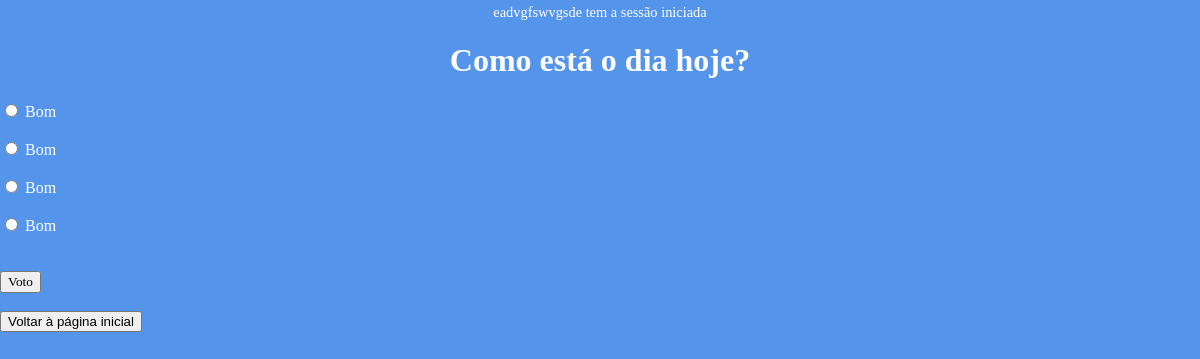
/votacao/2 (signed in), run on the app's committed database.
### votacao/models.py (models this page shows, shortened)
class Questao(models.Model):
 questao_texto = models.CharField(max_length=200)
 pub_data = models.DateTimeField('data de publicacao')

class Opcao(models.Model):
 questao = models.ForeignKey(Questao, on_delete=models.CASCADE)
 opcao_texto = models.CharField(max_length=200)
 votos = models.IntegerField(default=0)

### votacao/views.py (the view)
# urls.py: path("<int:questao_id>", views.detalhe, name="detalhe"),
def detalhe(request, questao_id):
    questao = get_object_or_404(Questao, pk=questao_id)
    return render(request, 'votacao/detalhe.html', {'questao': questao})

### votacao/templates/votacao/detalhe.html (shortened to what this page needs)
{% extends "./index.html" %}
{% block body %}
    <h1>{{ questao.questao_texto }}</h1>
    <form id="form1" action="{% url 'votacao:voto' questao.id %}" method="post">
        {% for opcao in questao.opcao_set.all %}
            <input type="radio" name="opcao" id="opcao{{ forloop.counter }}" value="{{ opcao.id }}" />
            <label for="opcao{{ forloop.counter }}">{{ opcao.opcao_texto }}</label>
        <br>
        <br>
        {% endfor %}
        <br>
        {% if request.user.is_authenticated %}
            <input type="submit" value="Voto" />
        {% endif %}
    </form>
    <br>
        <button type="submit" form="form1" formaction="{% url 'votacao:index' %}">Voltar à página inicial</button>
{% endblock %}

### votacao/templates/votacao/index.html (shortened to what this page needs)
<!DOCTYPE html>
<html lang="en">
<head>
    {% load static %}
    <link rel="stylesheet" type="text/css" href="{% static 'votacao/css/estilos.css' %}">
</head>
<body>
<div>
    {% if request.user.is_authenticated %}
        <p>{{request.user.username}} tem a sessão iniciada</p>
    {% else %}
        <p>O utilizador não tem a sessão iniciada</p>
        <a href="{% url 'votacao:registar' %}">Registar</a>
        <a href="{% url 'votacao:iniciarsessao' %}">Iniciar Sessão</a>
    {% endif %}
</div>
{% block body %}{% endblock %}
</body>
</html>

### votacao/static/votacao/css/estilos.css (style rules this page uses)
body { background-image: url('images/Iscte.JPG'); background-color: #5494EB; background-position: center; background-size: auto; background-repeat: no-repeat; }
h1 { font-family: Arial black; text-align: center; color: white; }
p, li { text-align:center; color: white; font-size: 30px; }
body { margin: 0; font-family: Arial black; }
label { color: white; text-align: center; font-family: Arial black; }
input { color: black; text-align: center; font-family: Arial black; }
.article > h2, p { margin: 4px; font-size: 90%; }

### data on the page
Questao: questao_texto "Como está o dia hoje?"
Opcao: opcao_texto "Bom"
Opcao: opcao_texto "Bom"
Opcao: opcao_texto "Bom"
Opcao: opcao_texto "Bom"

### other printed values
{{ request.user.username }} "eadvgfswvgsde"
